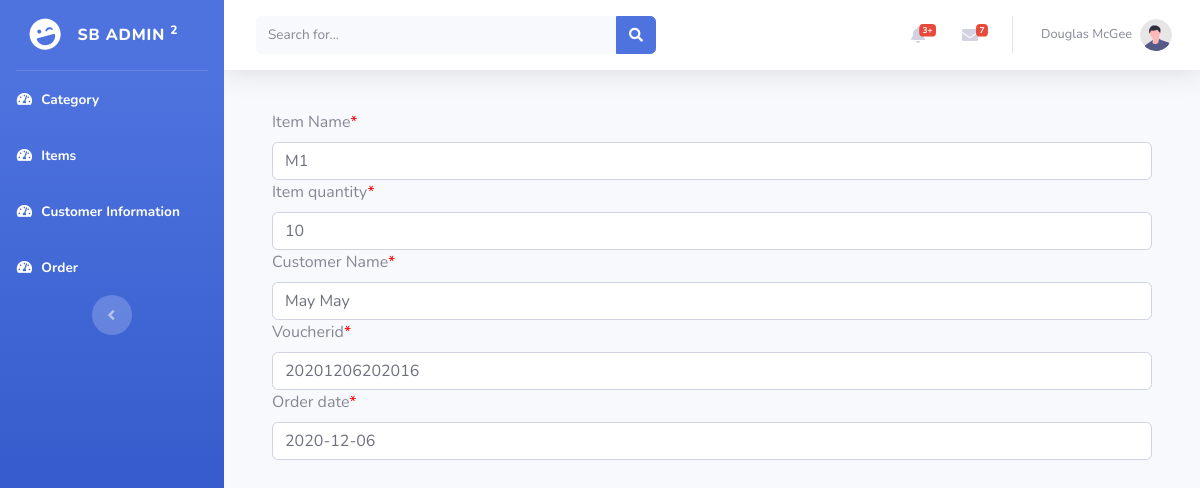
Screenshot of /backend/orderview.php?id=1 with the database file from the repository.
### tables this page shows
CREATE TABLE `orders` (
  `id` int(11) NOT NULL,
  `itemname` varchar(255) NOT NULL,
  `itemqty` varchar(255) NOT NULL,
  `userid` varchar(255) NOT NULL,
  `voucherid` varchar(255) NOT NULL,
  `orderdate` date NOT NULL
);

CREATE TABLE `item` (
  `id` int(11) NOT NULL,
  `name` varchar(255) NOT NULL,
  `photo` varchar(255) NOT NULL,
  `code` varchar(255) NOT NULL,
  `size` varchar(255) NOT NULL,
  `color` varchar(255) NOT NULL,
  `price` varchar(255) NOT NULL,
  `productid` int(11) NOT NULL
);

CREATE TABLE `register` (
  `id` int(11) NOT NULL,
  `firstname` varchar(255) NOT NULL,
  `lastname` varchar(255) NOT NULL,
  `gender` varchar(255) NOT NULL,
  `address` varchar(255) NOT NULL,
  `email` varchar(255) NOT NULL,
  `password` varchar(255) NOT NULL
);

### backend/model/order.php (called while the page is built, shortened)
<?php
include_once('include/dbconn.php');
class Order{
    public function viewItem($orderid){
      $this->pdo = Database::connect();
        $this->pdo->setAttribute(PDO::ATTR_ERRMODE,PDO::ERRMODE_EXCEPTION);
        $sql="select orders.*,item.name as iname,item.id as iid from orders inner join item on orders.id=:id AND orders.itemname=item.id";
        $stmt=$this->pdo->prepare($sql);
         $stmt->bindParam(':id',$orderid);
        $stmt->execute();
        $results = $stmt -> fetchAll(PDO::FETCH_ASSOC);
            return $results;
    }
    public function viewCustomer($orderid){
     $this->pdo = Database::connect();
        $this->pdo->setAttribute(PDO::ATTR_ERRMODE,PDO::ERRMODE_EXCEPTION);
        $sql="select orders.*,register.firstname as fname,register.id as rid,register.lastname as lname from orders inner join register on orders.id=:id AND orders.userid=register.id";
        $stmt=$this->pdo->prepare($sql);
         $stmt->bindParam(':id',$orderid);
        $stmt->execute();
        $results = $stmt -> fetchAll(PDO::FETCH_ASSOC);
            return $results;
    }
}
?>

### backend/include/dbconn.php (called while the page is built, shortened)
<?php
class Database
{
	private static $dbHost='localhost';
	private static $dbName='purchasersystem';
	private static $dbUserName='root';
	private static $dbPassword='';
	private static $cont=null;
	public static function connect(){
	if (null== self::$cont) {
		try{
			self::$cont=new PDO("mysql:host=".self::$dbHost.";"."dbname=".self::$dbName,self::$dbUserName,self::$dbPassword);
		}
		catch (PDOException $e){
			die($e->getMessage());
		}
	}
	return self::$cont;
}
}
?>

### backend/controller/ordercontroller.php (called while the page is built, shortened)
<?php
    include_once("model/order.php");
    class OrderController extends Order{
        public function viewOrder($orderid){
        	return $this->viewItem($orderid);
        }
        public function viewUser($orderid){
        	return $this->viewCustomer($orderid);
        }
    }
?>

### backend/orderview.php (the view, shortened to what this page needs)
<?php
$orderid=$_GET['id'];
include_once("controller/ordercontroller.php");
$ordercontrol=new OrderController();
$results=$ordercontrol->viewOrder($orderid);
$cresults=$ordercontrol->viewUser($orderid);
?>
 <!DOCTYPE html>
<html lang="en">
<head>
    <link href="https://cdnjs.cloudflare.com/ajax/libs/font-awesome/5.15.1/css/all.min.css" rel="stylesheet" type="text/css">
    <link href="css/sb-admin-2.min.css" rel="stylesheet">
</head>
<body id="page-top">
    <div id="wrapper">
        <ul class="navbar-nav bg-gradient-primary sidebar sidebar-dark accordion" id="accordionSidebar">
            <a class="sidebar-brand d-flex align-items-center justify-content-center" href="create_cat.php">
                <div class="sidebar-brand-icon rotate-n-15">
                    <i class="fas fa-laugh-wink"></i>
                </div>
                <div class="sidebar-brand-text mx-3">SB Admin <sup>2</sup></div>
            </a>
            <hr class="sidebar-divider my-0">
             <li class="nav-item active">
                <a class="nav-link" href="catindex.php">
                    <i class="fas fa-fw fa-tachometer-alt"></i>
                    <span>Category</span></a>
            </li>
            <li class="nav-item active">
                <a class="nav-link" href="itemindex.php">
                    <i class="fas fa-fw fa-tachometer-alt"></i>
                    <span>Items</span></a>
            </li>
            <li class="nav-item active">
                <a class="nav-link" href="customerindex.php">
                    <i class="fas fa-fw fa-tachometer-alt"></i>
                    <span>Customer Information</span></a>
            </li>
            <li class="nav-item active">
                <a class="nav-link" href="orderindex.php">
                    <i class="fas fa-fw fa-tachometer-alt"></i>
                    <span>Order</span></a>
            </li>
            <div class="text-center d-none d-md-inline">
                <button class="rounded-circle border-0" id="sidebarToggle"></button>
            </div>
        </ul>
        <div id="content-wrapper" class="d-flex flex-column">
            <div id="content">
                <nav class="navbar navbar-expand navbar-light bg-white topbar mb-4 static-top shadow">
                    <form
                        class="d-none d-sm-inline-block form-inline mr-auto ml-md-3 my-2 my-md-0 mw-100 navbar-search">
                        <div class="input-group">
                            <input type="text" class="form-control bg-light border-0 small" placeholder="Search for..."
                                aria-label="Search" aria-describedby="basic-addon2">
                            <div class="input-group-append">
                                <button class="btn btn-primary" type="button">
                                    <i class="fas fa-search fa-sm"></i>
                                </button>
                            </div>
                        </div>
                    </form>
                    <ul class="navbar-nav ml-auto">
                        <li class="nav-item dropdown no-arrow mx-1">
                            <a class="nav-link dropdown-toggle" href="#" id="alertsDropdown" role="button"
                                data-toggle="dropdown" aria-haspopup="true" aria-expanded="false">
                                <i class="fas fa-bell fa-fw"></i>
                                <span class="badge badge-danger badge-counter">3+</span>
                            </a>
                        </li>
                        <li class="nav-item dropdown no-arrow mx-1">
                            <a class="nav-link dropdown-toggle" href="#" id="messagesDropdown" role="button"
                                data-toggle="dropdown" aria-haspopup="true" aria-expanded="false">
                                <i class="fas fa-envelope fa-fw"></i>
                                <span class="badge badge-danger badge-counter">7</span>
                            </a>
                        </li>
                        <li class="nav-item dropdown no-arrow">
                            <a class="nav-link dropdown-toggle" href="#" id="userDropdown" role="button"
                                data-toggle="dropdown" aria-haspopup="true" aria-expanded="false">
                                <span class="mr-2 d-none d-lg-inline text-gray-600 small">Douglas McGee</span>
                                <img class="img-profile rounded-circle"
                                    src="img/undraw_profile.svg">
                            </a>
                        </li>
                    </ul>
                </nav>
<div class="container-fluid">
<div class="container-fluid">
<?php foreach ($results as $result) {
    foreach ($cresults as $cresult) {
?>
    <div class="row pt-3">
        <div class="col-md-12">
            <label>Item Name<span style="color: red;">*</span></label>
                <input type="text" name="input1" class="form-control" placeholder="Enter Your First Name" style="width:100%;" value=<?php echo $result['iname'];?> >
        </div>
     </div>
    <div class="row">
        <div class="col-md-12" >
            <label>Item quantity<span style="color: red;">*</span></label>
                <input type="text" name="input4" class="form-control" placeholder="Enter Your Address" style="width:100%;"  value=<?php echo $result['itemqty'];?>>
            </div>
        </div>
    <div class="row">
        <div class="col-md-12">
            <label>Customer Name<span style="color: red;">*</span></label>
                <input type="text" name="input5" class="form-control" placeholder="Enter Your Email or Phone" style="width:100%;"  value=<?php echo $cresult['fname'];?>&nbsp;<?php echo $cresult['lname'];?> >
            </div>
        </div>
    <div class="row">
    <div class="col-md-12">
            <label>Voucherid<span style="color: red;">*</span></label>
                <input type="text" name="input6" class="form-control" placeholder="Enter Your Password" style="width:100%;"  value=<?php echo $result['voucherid'];?> >
            </div>
        </div>
        <div class="row">
    <div class="col-md-12">
            <label>Order date<span style="color: red;">*</span></label>
                <input type="text" name="input6" class="form-control" placeholder="Enter Your Password" style="width:100%;"  value=<?php echo $result['orderdate'];?> >
            </div>
        </div>
    <?php
}
    } ?>
</div>
    </div>
</div>
</div>
</div>
</body>
</html>

### rows the page displays
orders: input4 "10", input5 "May May", input6 "20201206202016", input6 "2020-12-06"
item: input1 "M1"
